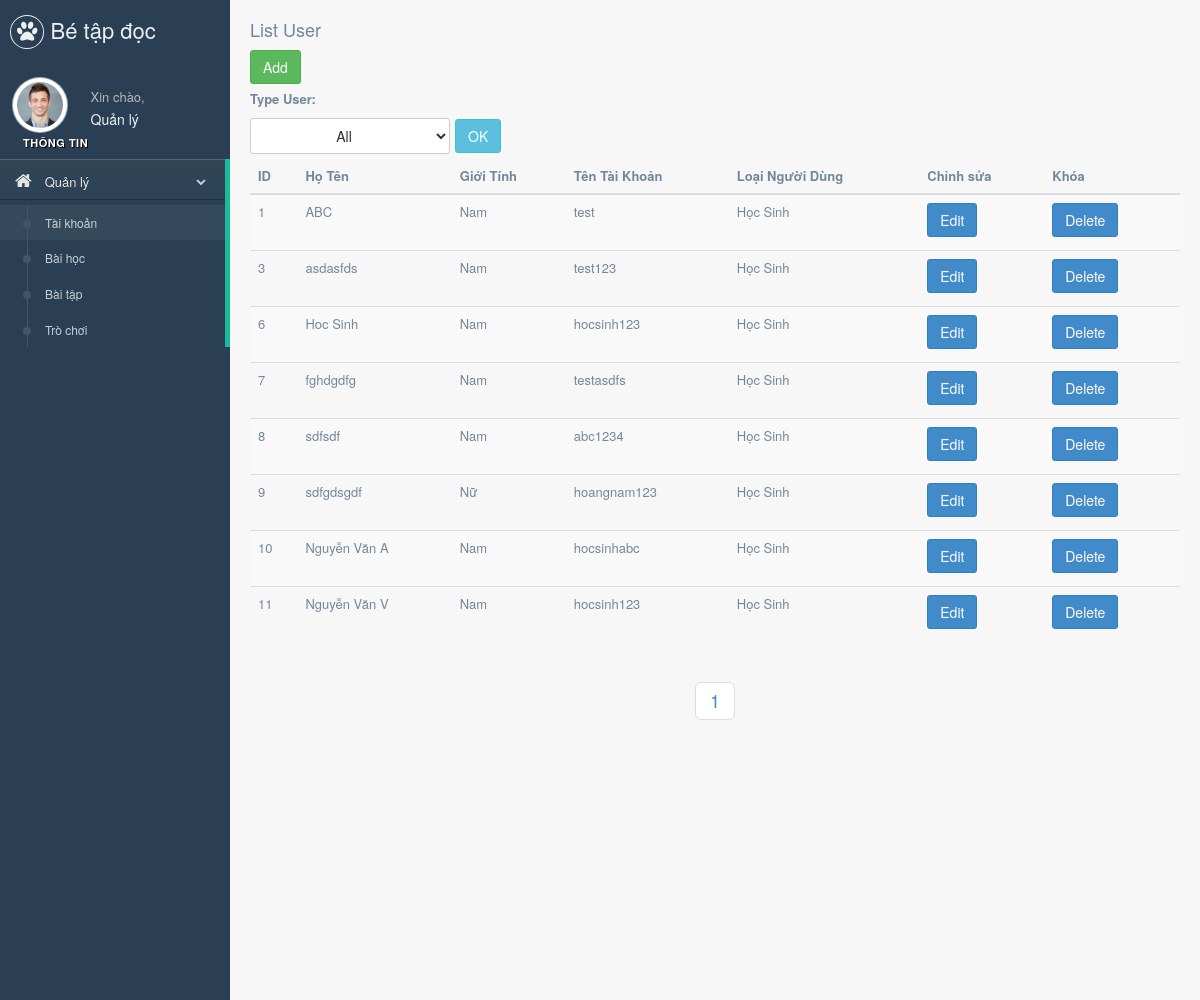
/Source-code/admin/quanlytaikhoan.php, run on the app's committed database.
### tables this page shows
CREATE TABLE IF NOT EXISTS `taikhoan` (
  `tk_ID` int(11) NOT NULL AUTO_INCREMENT,
  `tk_HoTen` varchar(100) NOT NULL,
  `tk_GioiTinh` int(11) NOT NULL,
  `tk_TenDangNhap` varchar(100) NOT NULL,
  `tk_MatKhau` varchar(100) NOT NULL,
  `tk_DangNhapLanCuoi` datetime NOT NULL,
  `tk_LoaiNguoiDung` int(11) NOT NULL,
  PRIMARY KEY (`tk_ID`),
  KEY `fk_taikhoan_gioitinh_idx` (`tk_GioiTinh`),
  KEY `fk_taikhoan_loainguoidung_idx` (`tk_LoaiNguoiDung`)
);

### Source-code/dataconfig/dataprovider.php (called while the page is built, shortened)
<?php
class DataProvider
{
  public static function GetRows($sql)
  {
	$connection = mysqli_connect(HOSTNAME,USERNAME,PASSWORD,DATABASE) or
      	die ("couldn't connect to localhost");
    mysqli_query($connection,"set names 'utf8'");
    $returnresult = null;
    $result = mysqli_query($connection,$sql);
	$i = 0;
	while ($row = mysqli_fetch_array($result))
	{
		$returnresult[$i++] = $row;
	}
    return $returnresult;
	}
	public static function NumRows($sql)
	{
		$connection = mysqli_connect(HOSTNAME,USERNAME,PASSWORD,DATABASE) or
      	die ("couldn't connect to localhost");
    mysqli_query($connection,"set names 'utf8'");
    $result = mysqli_query($connection,$sql);
	$row = mysqli_fetch_row($result);
    return $row[0];
	}
}
?>

### Source-code/admin/include/inc-quanlytaikhoan.php (the view)
<?php
	include_once '../dataconfig/dataprovider.php';
?>
 <h2 class="sub-header">List User</h2>
        <a class="btn btn-success noprint" href="edit-taikhoan.php?lhd=1">Add</a>
        <form action="" method="POST" class="noprint">
            <p><b>Type User: </b></p>
            <select name="cbTypeUser" class="btn btn-default dropdown-toggle" style="width:200px;">
            <option value="-1">All</option>
             <input type="submit" name="btnSubmit" class="btn btn-info" value="OK" />
        </form>
        <div class="">
            <table class="table table-striped">
              <thead>
                <tr>
                  <th>ID</th>
                  <th>Họ Tên</th>
                  <th>Giới Tính</th>
                  <th>Tên Tài Khoản</th>
                  <th>Loại Người Dùng</th>
                  <th>Chỉnh sửa</th>
                  <th>Khóa</th>
                </tr>
              </thead>
              <tbody>
              <?php
			  if(!isset($_GET['page']))
						{
							$page = 1;
						}
						else
						{
							$page = $_GET['page'];
						}
						$max_results = 9;
						$from = (($page * $max_results) - $max_results);
			  $result = DataProvider::GetRows("select * from taikhoan LIMIT $from, $max_results");
					foreach($result as $value) { ?>
                <tr>
                  <td><?php echo $value[0] ?></td>
                  <td><?php echo $value[1]?></td>
                  <td><?php if($value[2] == 1)echo 'Nam'; else echo 'Nữ'; ?></td>
                  <td><?php echo $value[3] ?></td>
                  <td><?php if($value[6] == 1)echo 'Học Sinh'; else echo 'Quản Trị'; ?></td>
                  <td><a href="edit-taikhoan.php?lhd=2&id=<?php echo $value[0] ?>" class="btn btn-primary noprint">Edit</a></td>
                  <td><a href="edit-taikhoan.php?lhd=3&id=<?php echo $value[0] ?>" class="btn btn-primary noprint">Delete</a></td>
                </tr>
              <?php }?>
              </tbody>
            </table>
          </div>
<div class="col-md-12 text-center">
<ul class="pagination pagination-lg pager" ><?php
$total_results = DataProvider::NumRows("SELECT COUNT(*) as Num FROM taikhoan");
$total_pages = ceil($total_results / $max_results);
for($i = 1; $i <= $total_pages; $i++){
?>
<?php
if($i == $_GET['page'])
{
	?>
								<li class="active">
								<a href="<?php echo $_SERVER['PHP_SELF']; ?>?page=<?php echo $i; ?>" class="page_link active">
									<?php echo $i; ?>
								</a>
								</li>
								<?php
}
else{
	?>
	<li class="">
	<a href="<?php echo $_SERVER['PHP_SELF']; ?>?page=<?php echo $i; ?>" class="">
									<?php echo $i; ?>
								</a>
								</li>
	<?php
}
?>
<?php
}
?>
</ul>
</div>

### data on the page
taikhoan: tk_ID "1", tk_HoTen "ABC", shows "Nam", tk_TenDangNhap "test", shows "Học Sinh"
taikhoan: tk_ID "3", tk_HoTen "asdasfds", shows "Nam", tk_TenDangNhap "test123", shows "Học Sinh"
taikhoan: tk_ID "6", tk_HoTen "Hoc Sinh", shows "Nam", tk_TenDangNhap "hocsinh123", shows "Học Sinh"
taikhoan: tk_ID "7", tk_HoTen "fghdgdfg", shows "Nam", tk_TenDangNhap "testasdfs", shows "Học Sinh"
taikhoan: tk_ID "8", tk_HoTen "sdfsdf", shows "Nam", tk_TenDangNhap "abc1234", shows "Học Sinh"
taikhoan: tk_ID "9", tk_HoTen "sdfgdsgdf", shows "Nữ", tk_TenDangNhap "hoangnam123", shows "Học Sinh"
taikhoan: tk_ID "10", tk_HoTen "Nguyễn Văn A", shows "Nam", tk_TenDangNhap "hocsinhabc", shows "Học Sinh"
taikhoan: tk_ID "11", tk_HoTen "Nguyễn Văn V", shows "Nam", tk_TenDangNhap "hocsinh123", shows "Học Sinh"
